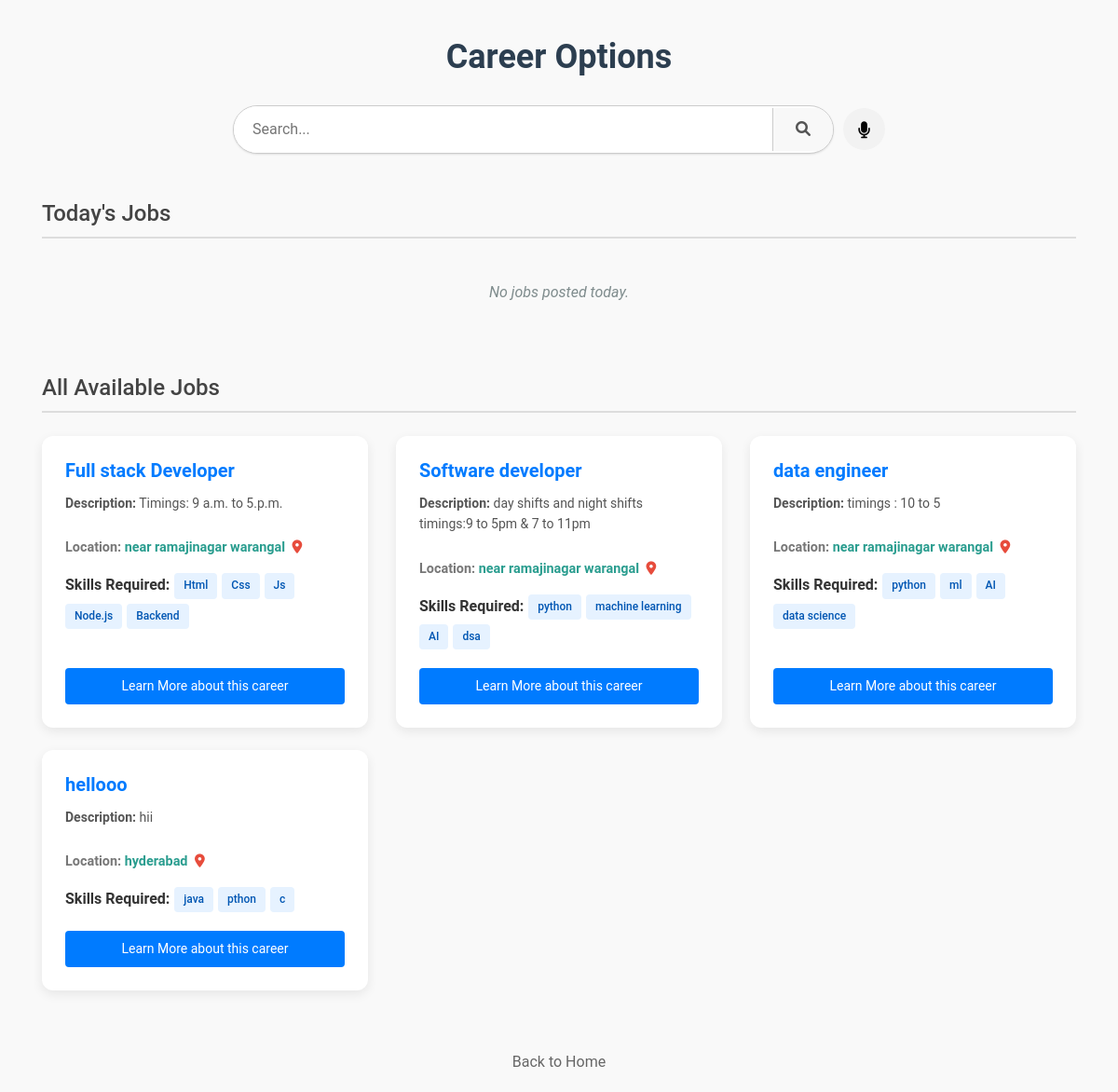
/career_options, run on an earlier commit of the app's database.
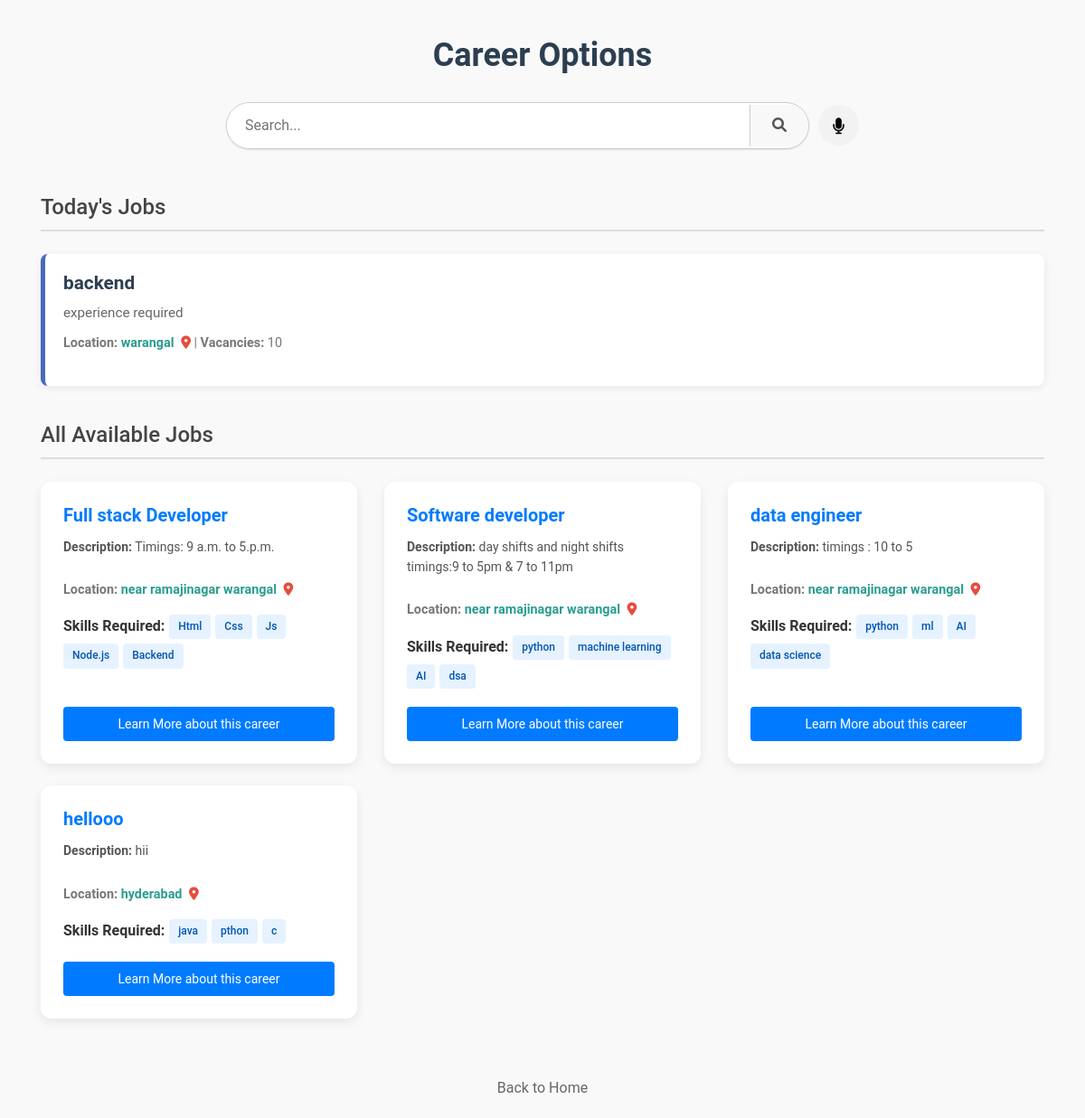
And on a later commit of the database.
### tables this page shows
CREATE TABLE career_options (
            id INTEGER PRIMARY KEY AUTOINCREMENT,
            name TEXT NOT NULL,
            description TEXT NOT NULL,
            learn_more TEXT NOT NULL,
            skills_required TEXT,
            application_form_url TEXT,
            is_vacant INTEGER DEFAULT 1,
            total_labour_vacancy INTEGER DEFAULT 0,
            posted_by TEXT,
            posted_date DATETIME DEFAULT CURRENT_TIMESTAMP
        );

CREATE TABLE admin_profiles (
            username TEXT PRIMARY KEY,
            shop_name TEXT,
            total_labour_vacancy INTEGER,
            total_staff INTEGER,
            location TEXT,
            hand_based_salary TEXT,
            incentives TEXT,
            branches TEXT,
            contact_info TEXT,
            written_test TEXT,
            FOREIGN KEY(username) REFERENCES users(username)
        );

### app.py (the view)
@app.route('/career_options')
def career_options():
    db = get_db()
    search_query = request.args.get('query', '').strip().lower()
    today = date.today().isoformat()
    todays_jobs_query = """
        SELECT c.*, ap.shop_name, ap.location, ap.contact_info
        FROM career_options c
        LEFT JOIN admin_profiles ap ON c.posted_by = ap.username
        WHERE c.is_vacant = 1 AND DATE(c.posted_date) = ?
        ORDER BY c.name ASC
    """
    todays_jobs = db.execute(todays_jobs_query, (today,)).fetchall()
    all_jobs_query = """
        SELECT c.*, ap.shop_name, ap.location, ap.contact_info
        FROM career_options c
        LEFT JOIN admin_profiles ap ON c.posted_by = ap.username
        WHERE c.is_vacant = 1
    """
    params = []
    if search_query:
        all_jobs_query += " AND (LOWER(c.name) LIKE ? OR LOWER(c.skills_required) LIKE ? OR LOWER(c.description) LIKE ?)"
        like_pattern = f"%{search_query}%"
        params.extend([like_pattern, like_pattern, like_pattern])
    all_jobs_query += " ORDER BY c.name ASC"
    jobs_raw = db.execute(all_jobs_query, params).fetchall()
    todays_job_ids = {job['id'] for job in todays_jobs}
    jobs = [job for job in jobs_raw if job['id'] not in todays_job_ids]
    available_skills = {}
    return render_template(
        'career_options.html',
        todays_jobs=todays_jobs,
        jobs=jobs,
        available_skills=available_skills,
        search_query=search_query
    )

### app.py (called while the page is built)
def get_db():
    db = getattr(g, '_database', None)
    if db is None:
        db = g._database = sqlite3.connect(DATABASE)
    db.row_factory = sqlite3.Row
    return db

@app.teardown_appcontext
def close_connection(exception):
    db = getattr(g, '_database', None)
    if db:
        db.close()

### templates/career_options.html (shortened to what this page needs)
<!DOCTYPE html>
<html lang="en">
<head>
    <link rel="stylesheet" href="https://stackpath.bootstrapcdn.com/bootstrap/4.5.2/css/bootstrap.min.css">
    <link rel="stylesheet" href="https://cdnjs.cloudflare.com/ajax/libs/font-awesome/6.0.0/css/all.min.css">
    <link rel="stylesheet" href="{{ url_for('static', filename='career.css') }}">
</head>
<body>
    <div class="container">
        <h1 class="page-title">Career Options</h1>
        <div class="search-container">
            <div class="search-wrapper-youtube">
                <div class="search-box">
                    <input type="text" id="career-search" placeholder="Search..." autocomplete="off">
                    <button class="search-btn" onclick="searchCareer()" title="Search">
                        <i class="fa-solid fa-magnifying-glass"></i>
                    </button>
                </div>
                <button class="mic-btn-youtube" onclick="openVoiceModal()" title="Search with your voice">
                    <i class="fa-solid fa-microphone"></i>
                </button>
            </div>
        </div>
        <div class="job-section">
            <h2 class="section-title today">Today's Jobs</h2>
            <div class="job-list">
                {% if todays_jobs %}
                    {% for job in todays_jobs %}
                        <div class="job-card">
                            <h3 class="job-title">{{ job['name'] }}</h3>
                            <p class="job-description">{{ job['description'] }}</p>
                            <p class="job-meta">
                                <strong>Location:</strong>
                                {% if job['location'] %}
                                    <a href="https://www.google.com/maps/search/{{ job['location'] | urlencode }}"
                                       target="_blank"
                                       class="map-link">
                                       {{ job['location'] }} <i class="fas fa-map-marker-alt"></i>
                                    </a>
                                {% else %}
                                    N/A
                                {% endif %}
                                | <strong>Vacancies:</strong> {{ job['total_labour_vacancy'] }}
                            </p>
                        </div>
                    {% endfor %}
                {% else %}
                    <p class="no-jobs">No jobs posted today.</p>
                {% endif %}
            </div>
        </div>
        <div class="job-section">
            <h2 class="section-title all-jobs">All Available Jobs</h2>
            <div class="row">
                {% if jobs %}
                    {% for job in jobs %}
                        <div class="col-lg-4 col-md-6 col-12 mb-4">
                            <div class="career-card h-100">
                                <h3 class="card-title">{{ job.name }}</h3>
                                <p class="card-description"><strong>Description:</strong> {{ job.description }}</p>
                                <p class="job-meta">
                                    <strong>Location:</strong>
                                    {% if job['location'] %}
                                        <a href="https://www.google.com/maps/search/{{ job['location'] | urlencode }}"
                                           target="_blank"
                                           class="map-link">
                                           {{ job['location'] }} <i class="fas fa-map-marker-alt"></i>
                                        </a>
                                    {% else %}
                                        N/A
                                    {% endif %}
                                </p>
                                <p class="skills-list"><strong>Skills Required:</strong>
                                    {% for skill in job.skills_required.split(',') %}
                                        {% if skill.strip() %}
                                            <span class="skill-item">{{ skill.strip() }}</span>
                                        {% endif %}
                                    {% endfor %}
                                </p>
                                <a href="{{ url_for('career_guidance', job_name=job.name) }}" class="career-link">Learn More about this career</a>
                            </div>
                        </div>
                    {% endfor %}
                {% else %}
                    <div class="col-12">
                        <p class="no-jobs">No career options found. Try searching for something else.</p>
                    </div>
                {% endif %}
            </div>
        </div>
        <p class="back-to-home"><a href="/">Back to Home</a></p>
    </div>
</body>
</html>

### static/career.css (style rules this page uses)
body { font-family: 'Roboto', Arial, sans-serif; background-color: #f9f9f9; color: #333; line-height: 1.6; margin: 0; padding: 0; }
h1.page-title { text-align: center; color: #2c3e50; margin-top: 40px; margin-bottom: 30px; font-size: 36px; font-weight: 700; }
.search-container { display: flex; justify-content: center; margin-bottom: 50px; width: 100%; }
.search-wrapper-youtube { display: flex; align-items: center; justify-content: center; gap: 10px; width: 100%; max-width: 700px; }
.search-box { display: flex; align-items: center; width: 100%; border: 1px solid #ccc; border-radius: 40px; overflow: hidden; background-color: white; box-shadow: 0 1px 2px rgba(0,0,0,0.1); transition: box-shadow 0.2s; }
.search-box input { flex: 1; border: none; padding: 12px 20px; font-size: 16px; outline: none; }
.search-btn { background-color: #f8f8f8; border: none; border-left: 1px solid #ccc; padding: 10px 24px; cursor: pointer; color: #555; font-size: 16px; transition: background-color 0.2s; }
.mic-btn-youtube { width: 45px; height: 45px; min-width: 45px; border-radius: 50%; border: none; background-color: #f2f2f2; display: flex; align-items: center; justify-content: center; cursor: pointer; color: #030303; font-size: 18px; transition: background-color 0.2s; }
.job-section { margin-bottom: 40px; }
.section-title { font-size: 1.5rem; color: #444; border-bottom: 2px solid #ddd; padding-bottom: 10px; margin-bottom: 25px; }
.job-list { display: flex; flex-direction: column; gap: 15px; }
.job-card { background: #ffffff; border-left: 5px solid #4a69bd; border-radius: 8px; padding: 20px; box-shadow: 0 2px 8px rgba(0, 0, 0, 0.08); transition: transform 0.2s ease, box-shadow 0.2s ease; animation: fadeIn 0.5s ease-out both; opacity: 0; }
.job-list > .job-card:nth-child(1) { animation-delay: 0.1s; }
.job-title { color: #2c3e50; margin-top: 0; font-size: 1.3em; font-weight: 600; }
.job-description { font-size: 0.95em; color: #666; margin-bottom: 10px; }
.job-meta { font-size: 0.9em; color: #777; margin-top: 10px; }
.career-card { background-color: #fff; border-radius: 12px; box-shadow: 0 4px 12px rgba(0, 0, 0, 0.08); padding: 25px; height: 100%; display: flex; flex-direction: column; justify-content: space-between; transition: transform 0.3s, box-shadow 0.3s; animation: slideInFromLeft 0.6s ease-out both; opacity: 0; }
.card-title { color: #007BFF; font-size: 20px; margin-top: 0; font-weight: 700; }
.card-description { color: #555; font-size: 14px; margin-bottom: 15px; }
.skills-list { display: flex; flex-wrap: wrap; margin-bottom: 20px; gap: 5px; }
.skill-item { background-color: #e6f2ff; color: #0056b3; border-radius: 4px; padding: 4px 10px; font-size: 12px; font-weight: 500; }
.career-link { display: inline-block; color: #ffffff; background-color: #007bff; padding: 8px 16px; border-radius: 4px; text-decoration: none; font-size: 14px; text-align: center; margin-top: auto; transition: background-color 0.2s; }
.job-meta .map-link { color: #2a9d8f; font-weight: 600; text-decoration: none; transition: color 0.2s ease; }
.job-meta .fa-map-marker-alt { color: #e74c3c; margin-left: 4px; }
.back-to-home { text-align: center; margin-top: 40px; margin-bottom: 20px; }
.back-to-home a { color: #666; text-decoration: none; font-size: 16px; }

What changed in the data, as far as the page shows it:
added career_options: name "backend", description "experience required", location "warangal", total_labour_vacancy "10", shown under "Today's Jobs"
Also different on the page:
text no longer shown: "No jobs posted today."
